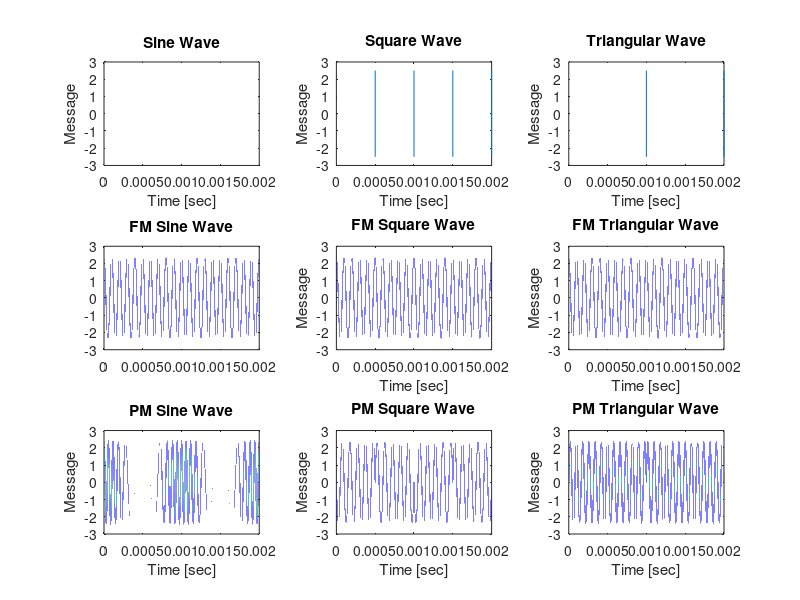

The MATLAB script that drew this image:
% Task 1: Generation of the normalized Angle Modulated signal
clear all;
clc;

% Define parameters
A_m = 2.5;
A_c = 2.5;
F_m = 1000;
F_c = 10000;
fs = 1000000;
t = linspace(0, 0.002, fs);
K_p = pi;
K_f = 80;

% Generate modulating signals
triangular_wave = A_m * sawtooth(2 * pi * F_m * t);
sine_wave = A_m * sin(2 * pi * F_m * t);
square_wave = A_m * square(2 * pi * F_m * t);

% Phase Modulation (PM) signals
triangular_PM = A_c * cos(2 * pi * F_c * t + K_p * triangular_wave);
sine_PM = A_c * cos(2 * pi * F_c * t + K_p * sine_wave);
square_PM = A_c * cos(2 * pi * F_c * t + K_p * square_wave);

% Frequency Modulation (FM) signals
triangular_integral = cumtrapz(t, triangular_wave);
triangular_FM = A_c * cos(2 * pi * F_c * t + K_f * triangular_integral);
sine_integral = cumtrapz(t, sine_wave);
sine_FM = A_c * cos(2 * pi * F_c * t + K_f * sine_integral);
square_integral = cumtrapz(t, square_wave);
square_FM = A_c * cos(2 * pi * F_c * t + K_f * square_integral);

% Plot the signals
figure;
subplot(3, 3, 1);
plot(t, sine_wave);
ylabel('Message');
xlabel('Time [sec]');
title('Sine Wave');

subplot(3, 3, 2);
plot(t, square_wave);
ylabel('Message');
xlabel('Time [sec]');
title('Square Wave');

subplot(3, 3, 3);
plot(t, triangular_wave);
xlabel('Time [sec]');
ylabel('Message');
title('Triangular Wave');

subplot(3, 3, 4);
plot(t, sine_FM);
title('FM Sine Wave');

subplot(3, 3, 5);
plot(t, square_FM);
xlabel('Time [sec]');
ylabel('Message');
title('FM Square Wave');

subplot(3, 3, 6);
plot(t, triangular_FM);
ylabel('Message');
xlabel('Time [sec]');
title('FM Triangular Wave');

subplot(3, 3, 7);
plot(t, sine_PM);
ylabel('Message');
xlabel('Time [sec]');
title('PM Sine Wave');

subplot(3, 3, 8);
plot(t, square_PM);
ylabel('Message');
xlabel('Time [sec]');
title('PM Square Wave');

subplot(3, 3, 9);
plot(t, triangular_PM);
title('PM Triangular Wave');
ylabel('Message');
xlabel('Time [sec]');
